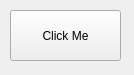
<?xml version="1.0" encoding="UTF-8"?>
<ui version="4.0">
 <class>MainWindow</class>
 <widget class="QMainWindow" name="MainWindow">
  <property name="geometry">
   <rect>
    <x>0</x>
    <y>0</y>
    <width>134</width>
    <height>75</height>
   </rect>
  </property>
  <property name="sizePolicy">
   <sizepolicy hsizetype="Fixed" vsizetype="Fixed">
    <horstretch>0</horstretch>
    <verstretch>0</verstretch>
   </sizepolicy>
  </property>
  <property name="minimumSize">
   <size>
    <width>134</width>
    <height>75</height>
   </size>
  </property>
  <property name="maximumSize">
   <size>
    <width>134</width>
    <height>75</height>
   </size>
  </property>
  <property name="windowTitle">
   <string>Hello</string>
  </property>
  <widget class="QWidget" name="centralwidget">
   <widget class="QPushButton" name="btnHello">
    <property name="geometry">
     <rect>
      <x>10</x>
      <y>10</y>
      <width>111</width>
      <height>51</height>
     </rect>
    </property>
    <property name="text">
     <string>Click Me</string>
    </property>
   </widget>
  </widget>
 </widget>
 <resources/>
 <connections/>
</ui>
